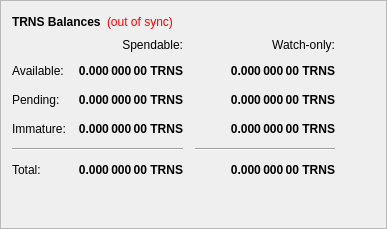
        <widget class="QFrame" name="frame">
         <property name="frameShape">
          <enum>QFrame::StyledPanel</enum>
         </property>
         <property name="frameShadow">
          <enum>QFrame::Raised</enum>
         </property>
         <layout class="QVBoxLayout" name="verticalLayout_4">
          <item>
           <layout class="QHBoxLayout" name="horizontalLayout_4">
            <item>
             <widget class="QLabel" name="label_5">
              <property name="font">
               <font>
                <weight>75</weight>
                <bold>true</bold>
               </font>
              </property>
              <property name="text">
               <string>TRNS Balances</string>
              </property>
             </widget>
            </item>
            <item>
             <widget class="QLabel" name="labelWalletStatus">
              <property name="cursor">
               <cursorShape>WhatsThisCursor</cursorShape>
              </property>
              <property name="toolTip">
               <string>The displayed information may be out of date. Your wallet automatically synchronizes with the TRNS network after a connection is established, but this process has not completed yet.</string>
              </property>
              <property name="styleSheet">
               <string notr="true">QLabel { color: red; }</string>
              </property>
              <property name="text">
               <string notr="true">(out of sync)</string>
              </property>
              <property name="alignment">
               <set>Qt::AlignLeading|Qt::AlignLeft|Qt::AlignVCenter</set>
              </property>
             </widget>
            </item>
            <item>
             <spacer name="horizontalSpacer_3">
              <property name="orientation">
               <enum>Qt::Horizontal</enum>
              </property>
              <property name="sizeHint" stdset="0">
               <size>
                <width>40</width>
                <height>20</height>
               </size>
              </property>
             </spacer>
            </item>
           </layout>
          </item>
          <item>
           <layout class="QGridLayout" name="gridLayout">
            <property name="spacing">
             <number>12</number>
            </property>
            <item row="2" column="2">
             <widget class="QLabel" name="labelWatchPending">
              <property name="font">
               <font>
                <weight>75</weight>
                <bold>true</bold>
               </font>
              </property>
              <property name="cursor">
               <cursorShape>IBeamCursor</cursorShape>
              </property>
              <property name="toolTip">
               <string>Unconfirmed transactions to watch-only addresses</string>
              </property>
              <property name="text">
               <string notr="true">0.000 000 00 TRNS</string>
              </property>
              <property name="alignment">
               <set>Qt::AlignRight|Qt::AlignTrailing|Qt::AlignVCenter</set>
              </property>
              <property name="textInteractionFlags">
               <set>Qt::LinksAccessibleByMouse|Qt::TextSelectableByKeyboard|Qt::TextSelectableByMouse</set>
              </property>
             </widget>
            </item>
            <item row="2" column="1">
             <widget class="QLabel" name="labelUnconfirmed">
              <property name="font">
               <font>
                <weight>75</weight>
                <bold>true</bold>
               </font>
              </property>
              <property name="cursor">
               <cursorShape>IBeamCursor</cursorShape>
              </property>
              <property name="toolTip">
               <string>Total of transactions that have yet to be confirmed, and do not yet count toward the spendable balance</string>
              </property>
              <property name="text">
               <string notr="true">0.000 000 00 TRNS</string>
              </property>
              <property name="alignment">
               <set>Qt::AlignRight|Qt::AlignTrailing|Qt::AlignVCenter</set>
              </property>
              <property name="textInteractionFlags">
               <set>Qt::LinksAccessibleByMouse|Qt::TextSelectableByKeyboard|Qt::TextSelectableByMouse</set>
              </property>
             </widget>
            </item>
            <item row="3" column="2">
             <widget class="QLabel" name="labelWatchImmature">
              <property name="font">
               <font>
                <weight>75</weight>
                <bold>true</bold>
               </font>
              </property>
              <property name="cursor">
               <cursorShape>IBeamCursor</cursorShape>
              </property>
              <property name="toolTip">
               <string>Staked or masternode rewards in watch-only addresses that has not yet matured</string>
              </property>
              <property name="text">
               <string notr="true">0.000 000 00 TRNS</string>
              </property>
              <property name="alignment">
               <set>Qt::AlignRight|Qt::AlignTrailing|Qt::AlignVCenter</set>
              </property>
              <property name="textInteractionFlags">
               <set>Qt::LinksAccessibleByMouse|Qt::TextSelectableByKeyboard|Qt::TextSelectableByMouse</set>
              </property>
             </widget>
            </item>
            <item row="4" column="0" colspan="2">
             <widget class="Line" name="lineSpendableBalance">
              <property name="orientation">
               <enum>Qt::Horizontal</enum>
              </property>
             </widget>
            </item>
            <item row="4" column="2">
             <widget class="Line" name="lineWatchBalance">
              <property name="sizePolicy">
               <sizepolicy hsizetype="Preferred" vsizetype="Fixed">
                <horstretch>0</horstretch>
                <verstretch>0</verstretch>
               </sizepolicy>
              </property>
              <property name="minimumSize">
               <size>
                <width>140</width>
                <height>0</height>
               </size>
              </property>
              <property name="orientation">
               <enum>Qt::Horizontal</enum>
              </property>
             </widget>
            </item>
            <item row="5" column="0">
             <widget class="QLabel" name="labelTotalText">
              <property name="text">
               <string>Total:</string>
              </property>
             </widget>
            </item>
            <item row="3" column="1">
             <widget class="QLabel" name="labelImmature">
              <property name="font">
               <font>
                <weight>75</weight>
                <bold>true</bold>
               </font>
              </property>
              <property name="cursor">
               <cursorShape>IBeamCursor</cursorShape>
              </property>
              <property name="toolTip">
               <string>Staked or masternode rewards that has not yet matured</string>
              </property>
              <property name="text">
               <string notr="true">0.000 000 00 TRNS</string>
              </property>
              <property name="alignment">
               <set>Qt::AlignRight|Qt::AlignTrailing|Qt::AlignVCenter</set>
              </property>
              <property name="textInteractionFlags">
               <set>Qt::LinksAccessibleByMouse|Qt::TextSelectableByKeyboard|Qt::TextSelectableByMouse</set>
              </property>
             </widget>
            </item>
            <item row="2" column="3">
             <spacer name="horizontalSpacer_2">
              <property name="orientation">
               <enum>Qt::Horizontal</enum>
              </property>
              <property name="sizeHint" stdset="0">
               <size>
                <width>40</width>
                <height>20</height>
               </size>
              </property>
             </spacer>
            </item>
            <item row="3" column="0">
             <widget class="QLabel" name="labelImmatureText">
              <property name="text">
               <string>Immature:</string>
              </property>
             </widget>
            </item>
            <item row="5" column="1">
             <widget class="QLabel" name="labelTotal">
              <property name="font">
               <font>
                <weight>75</weight>
                <bold>true</bold>
               </font>
              </property>
              <property name="cursor">
               <cursorShape>IBeamCursor</cursorShape>
              </property>
              <property name="toolTip">
               <string>Your current total balance</string>
              </property>
              <property name="text">
               <string notr="true">0.000 000 00 TRNS</string>
              </property>
              <property name="alignment">
               <set>Qt::AlignRight|Qt::AlignTrailing|Qt::AlignVCenter</set>
              </property>
              <property name="textInteractionFlags">
               <set>Qt::LinksAccessibleByMouse|Qt::TextSelectableByKeyboard|Qt::TextSelectableByMouse</set>
              </property>
             </widget>
            </item>
            <item row="5" column="2">
             <widget class="QLabel" name="labelWatchTotal">
              <property name="font">
               <font>
                <weight>75</weight>
                <bold>true</bold>
               </font>
              </property>
              <property name="cursor">
               <cursorShape>IBeamCursor</cursorShape>
              </property>
              <property name="toolTip">
               <string>Current total balance in watch-only addresses</string>
              </property>
              <property name="text">
               <string notr="true">0.000 000 00 TRNS</string>
              </property>
              <property name="alignment">
               <set>Qt::AlignRight|Qt::AlignTrailing|Qt::AlignVCenter</set>
              </property>
              <property name="textInteractionFlags">
               <set>Qt::LinksAccessibleByMouse|Qt::TextSelectableByKeyboard|Qt::TextSelectableByMouse</set>
              </property>
             </widget>
            </item>
            <item row="0" column="2">
             <widget class="QLabel" name="labelWatchonly">
              <property name="text">
               <string>Watch-only:</string>
              </property>
              <property name="alignment">
               <set>Qt::AlignRight|Qt::AlignTrailing|Qt::AlignVCenter</set>
              </property>
             </widget>
            </item>
            <item row="1" column="0">
             <widget class="QLabel" name="labelBalanceText">
              <property name="text">
               <string>Available:</string>
              </property>
             </widget>
            </item>
            <item row="1" column="1">
             <widget class="QLabel" name="labelBalance">
              <property name="font">
               <font>
                <weight>75</weight>
                <bold>true</bold>
               </font>
              </property>
              <property name="cursor">
               <cursorShape>IBeamCursor</cursorShape>
              </property>
              <property name="toolTip">
               <string>Your current spendable balance</string>
              </property>
              <property name="text">
               <string notr="true">0.000 000 00 TRNS</string>
              </property>
              <property name="alignment">
               <set>Qt::AlignRight|Qt::AlignTrailing|Qt::AlignVCenter</set>
              </property>
              <property name="textInteractionFlags">
               <set>Qt::LinksAccessibleByMouse|Qt::TextSelectableByKeyboard|Qt::TextSelectableByMouse</set>
              </property>
             </widget>
            </item>
            <item row="1" column="2">
             <widget class="QLabel" name="labelWatchAvailable">
              <property name="font">
               <font>
                <weight>75</weight>
                <bold>true</bold>
               </font>
              </property>
              <property name="cursor">
               <cursorShape>IBeamCursor</cursorShape>
              </property>
              <property name="toolTip">
               <string>Your current balance in watch-only addresses</string>
              </property>
              <property name="text">
               <string notr="true">0.000 000 00 TRNS</string>
              </property>
              <property name="alignment">
               <set>Qt::AlignRight|Qt::AlignTrailing|Qt::AlignVCenter</set>
              </property>
              <property name="textInteractionFlags">
               <set>Qt::LinksAccessibleByMouse|Qt::TextSelectableByKeyboard|Qt::TextSelectableByMouse</set>
              </property>
             </widget>
            </item>
            <item row="2" column="0">
             <widget class="QLabel" name="labelPendingText">
              <property name="text">
               <string>Pending:</string>
              </property>
             </widget>
            </item>
            <item row="0" column="1">
             <widget class="QLabel" name="labelSpendable">
              <property name="text">
               <string>Spendable:</string>
              </property>
              <property name="alignment">
               <set>Qt::AlignRight|Qt::AlignTrailing|Qt::AlignVCenter</set>
              </property>
             </widget>
            </item>
           </layout>
          </item>
          <item>
           <spacer name="verticalSpacer_4">
            <property name="orientation">
             <enum>Qt::Vertical</enum>
            </property>
            <property name="sizeHint" stdset="0">
             <size>
              <width>20</width>
              <height>40</height>
             </size>
            </property>
           </spacer>
          </item>
         </layout>
        </widget>
